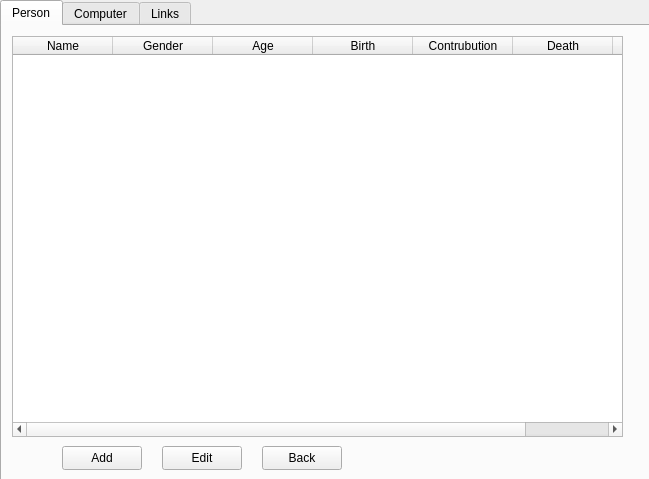
<?xml version="1.0" encoding="UTF-8"?>
<ui version="4.0">
 <class>DisplayList</class>
 <widget class="QWidget" name="DisplayList">
  <property name="geometry">
   <rect>
    <x>0</x>
    <y>0</y>
    <width>649</width>
    <height>479</height>
   </rect>
  </property>
  <property name="windowTitle">
   <string>Form</string>
  </property>
  <widget class="QTabWidget" name="Displaytaps">
   <property name="geometry">
    <rect>
     <x>0</x>
     <y>0</y>
     <width>651</width>
     <height>481</height>
    </rect>
   </property>
   <property name="currentIndex">
    <number>0</number>
   </property>
   <widget class="QWidget" name="tPerson">
    <attribute name="title">
     <string>Person</string>
    </attribute>
    <widget class="QTableWidget" name="ListPeople">
     <property name="geometry">
      <rect>
       <x>10</x>
       <y>10</y>
       <width>611</width>
       <height>401</height>
      </rect>
     </property>
     <column>
      <property name="text">
       <string>Name</string>
      </property>
     </column>
     <column>
      <property name="text">
       <string>Gender</string>
      </property>
     </column>
     <column>
      <property name="text">
       <string>Age</string>
      </property>
     </column>
     <column>
      <property name="text">
       <string>Birth</string>
      </property>
     </column>
     <column>
      <property name="text">
       <string>Contrubution</string>
      </property>
     </column>
     <column>
      <property name="text">
       <string>Death</string>
      </property>
     </column>
     <column>
      <property name="text">
       <string>Turing</string>
      </property>
     </column>
    </widget>
    <widget class="QPushButton" name="pBPAdd">
     <property name="geometry">
      <rect>
       <x>60</x>
       <y>420</y>
       <width>80</width>
       <height>24</height>
      </rect>
     </property>
     <property name="text">
      <string>Add</string>
     </property>
    </widget>
    <widget class="QPushButton" name="pBPBack">
     <property name="geometry">
      <rect>
       <x>260</x>
       <y>420</y>
       <width>80</width>
       <height>24</height>
      </rect>
     </property>
     <property name="text">
      <string>Back</string>
     </property>
    </widget>
    <widget class="QPushButton" name="pBPEdit">
     <property name="geometry">
      <rect>
       <x>160</x>
       <y>420</y>
       <width>80</width>
       <height>24</height>
      </rect>
     </property>
     <property name="text">
      <string>Edit</string>
     </property>
    </widget>
   </widget>
   <widget class="QWidget" name="tComputer">
    <attribute name="title">
     <string>Computer</string>
    </attribute>
    <widget class="QTableWidget" name="ListComputers">
     <property name="geometry">
      <rect>
       <x>10</x>
       <y>10</y>
       <width>611</width>
       <height>401</height>
      </rect>
     </property>
     <column>
      <property name="text">
       <string>Name</string>
      </property>
     </column>
     <column>
      <property name="text">
       <string>Type</string>
      </property>
     </column>
     <column>
      <property name="text">
       <string>YearBuilt</string>
      </property>
     </column>
    </widget>
    <widget class="QPushButton" name="pBCBack">
     <property name="geometry">
      <rect>
       <x>260</x>
       <y>420</y>
       <width>80</width>
       <height>24</height>
      </rect>
     </property>
     <property name="text">
      <string>Back</string>
     </property>
    </widget>
    <widget class="QPushButton" name="pBCAdd">
     <property name="geometry">
      <rect>
       <x>60</x>
       <y>420</y>
       <width>80</width>
       <height>24</height>
      </rect>
     </property>
     <property name="text">
      <string>Add</string>
     </property>
    </widget>
    <widget class="QPushButton" name="pBCEdit">
     <property name="geometry">
      <rect>
       <x>160</x>
       <y>420</y>
       <width>80</width>
       <height>24</height>
      </rect>
     </property>
     <property name="text">
      <string>Edit</string>
     </property>
    </widget>
   </widget>
   <widget class="QWidget" name="tLinks">
    <attribute name="title">
     <string>Links</string>
    </attribute>
    <widget class="QTableWidget" name="ListLinks">
     <property name="geometry">
      <rect>
       <x>10</x>
       <y>10</y>
       <width>611</width>
       <height>401</height>
      </rect>
     </property>
     <column>
      <property name="text">
       <string>Name</string>
      </property>
     </column>
     <column>
      <property name="text">
       <string>Computer</string>
      </property>
     </column>
    </widget>
    <widget class="QPushButton" name="pBLAdd">
     <property name="geometry">
      <rect>
       <x>60</x>
       <y>420</y>
       <width>80</width>
       <height>24</height>
      </rect>
     </property>
     <property name="text">
      <string>Add</string>
     </property>
    </widget>
    <widget class="QPushButton" name="pBLEdit">
     <property name="geometry">
      <rect>
       <x>160</x>
       <y>420</y>
       <width>80</width>
       <height>24</height>
      </rect>
     </property>
     <property name="text">
      <string>Edit</string>
     </property>
    </widget>
    <widget class="QPushButton" name="pBLBack">
     <property name="geometry">
      <rect>
       <x>260</x>
       <y>420</y>
       <width>80</width>
       <height>24</height>
      </rect>
     </property>
     <property name="text">
      <string>Back</string>
     </property>
    </widget>
   </widget>
  </widget>
 </widget>
 <resources/>
 <connections/>
</ui>
